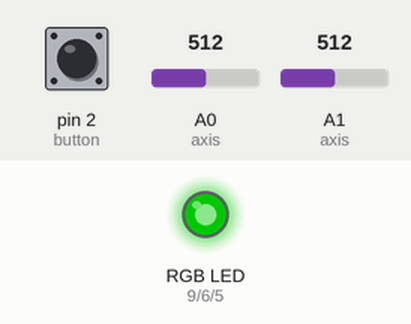
Simulated run of this sketch. Board: Arduino Leonardo, built with avr-gcc and run on an emulated ATmega32U4. On the bench: an RGB LED mixed from three pins (HIGH = lit). Dashed ring = blinking. The inputs (shaded band) are chosen by the test bench; at power-on: pin 2 (button) LOW, A0 (axis) = 512, A1 (axis) = 512. Dim RGB values are drawn brighter than linear; USB keyboard and mouse output is not drawn; what the sketch prints to the serial monitor is not drawn.

Above: at 1.2 s.
1.3 s: pin 2 (button) pulled HIGH for 3.2 s
At 5.2 s:
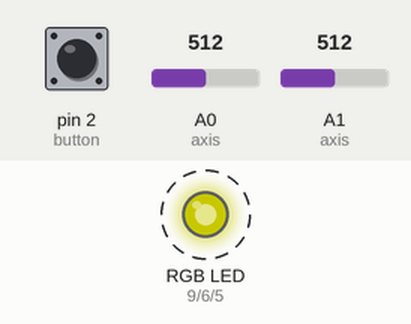
6.0 s: pin 2 (button) pulled HIGH for 0.15 s
At 7.7 s:
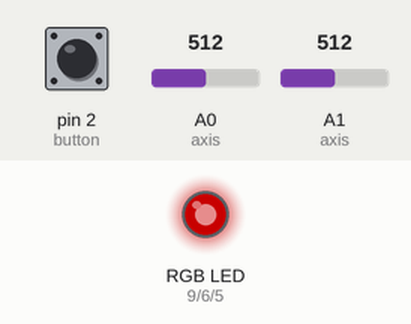
8.0 s: pin 2 (button) pulled HIGH for 1 s
At 10.4 s:
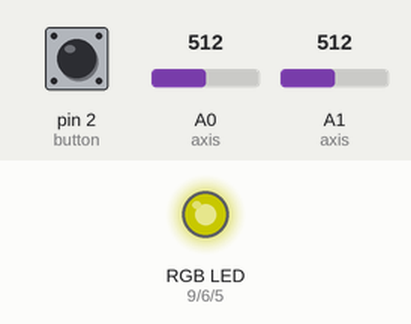
Timing chart, 0 to 11.9 s (numbered marks = the images above; inputs shaded):
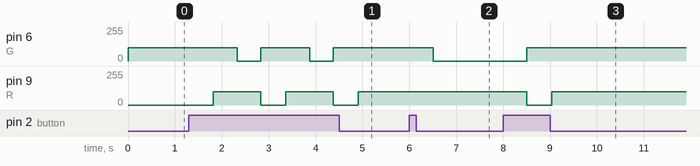

The sketch:

a4s_2023.3.24.ino
```cpp
#include "Mouse.h"
#define xAxis A0
#define yAxis A1
#define button 2
#define R 9
#define G 6
#define B 5

int xyInit[2] = {332,195};    // 滑鼠XY在中心的初始位置
int range = 36;               // XY方向上的移動範圍
int threshold = 1;      // 偵測是否移動的門檻值
int center = range/2;         // 範圍的中間值
int axis[] = {xAxis, yAxis};  // 在 x, y 軸上所使用的腳位
int mouseReading[2];          // 滑鼠的 x, y 座標
int responseDelay[3] = {30,10,2};        // 滑鼠的響應時間（單位：毫秒）
int cursorSpeed = 0;

void setup() {
  Serial.begin(9600);
  Mouse.begin();
  Mouse.move(xyInit[0],xyInit[1],0); //將滑鼠定位到初始位置
  pinMode(button,INPUT);
  pinMode(R,OUTPUT);
  pinMode(G,OUTPUT);
  pinMode(B,OUTPUT);
}

void loop() {
  //讀取xy需移動的距離
  if(digitalRead(button)){
    cursorSpeed++;
    delay(500);
  }
  switch(cursorSpeed%3){
    case 0:
      LED(0,100,0);
      break;
    case 1:
      LED(100,100,0);
      break;
    case 2:
      LED(100,0,0);
      break;
  }
  int xReading = readAxis(0);
  int yReading = readAxis(1);

  Serial.print(xReading);
  Serial.print(" ");
  Serial.println(yReading);
  Mouse.move(xReading,yReading,0);
  delay(responseDelay[cursorSpeed%3]);
}

int readAxis(int axisNumber) {
  int distance = 0; // 滑鼠的移動距離
  int reading = analogRead(axis[axisNumber]); // 讀取類比輸入
  reading = map(reading,0, 1024, 0, range); // 將讀值重新映射
  if (abs(reading - center) > threshold) {  // 假如輸出讀值已經超過移動的門檻值
    distance = (reading - center);          // 則計算距離中心點的長度:
  }
  if (axisNumber == 1) {  // 為了能正確的映射出移動距離，Y 軸的值需要乘上 -1
    distance = -distance;
  }
  return distance;  // 回傳該軸的移動距離
}

void LED(int Red,int Green,int Blue){
  analogWrite(R,Red);
  analogWrite(G,Green);
  analogWrite(B,Blue);
}
```

Measured:
- after the input at 1.3 s, pin 6 (G): alternates 100/255 for 1.0 s and 0/255 for 0.50 s, starting after 1.0 s; pin 9 (R): alternates 100/255 for 1.0 s and 0/255 for 0.53 s, starting after 0.52 s
- after the input at 6.0 s, pin 6 (G): 100/255 → 0/255 after 0.51 s
- after the input at 8.0 s, pin 6 (G): 0/255 → 100/255 after 0.50 s; pin 9 (R): 100/255 → 0/255 after 0.50 s, → 100/255 0.53 s later
